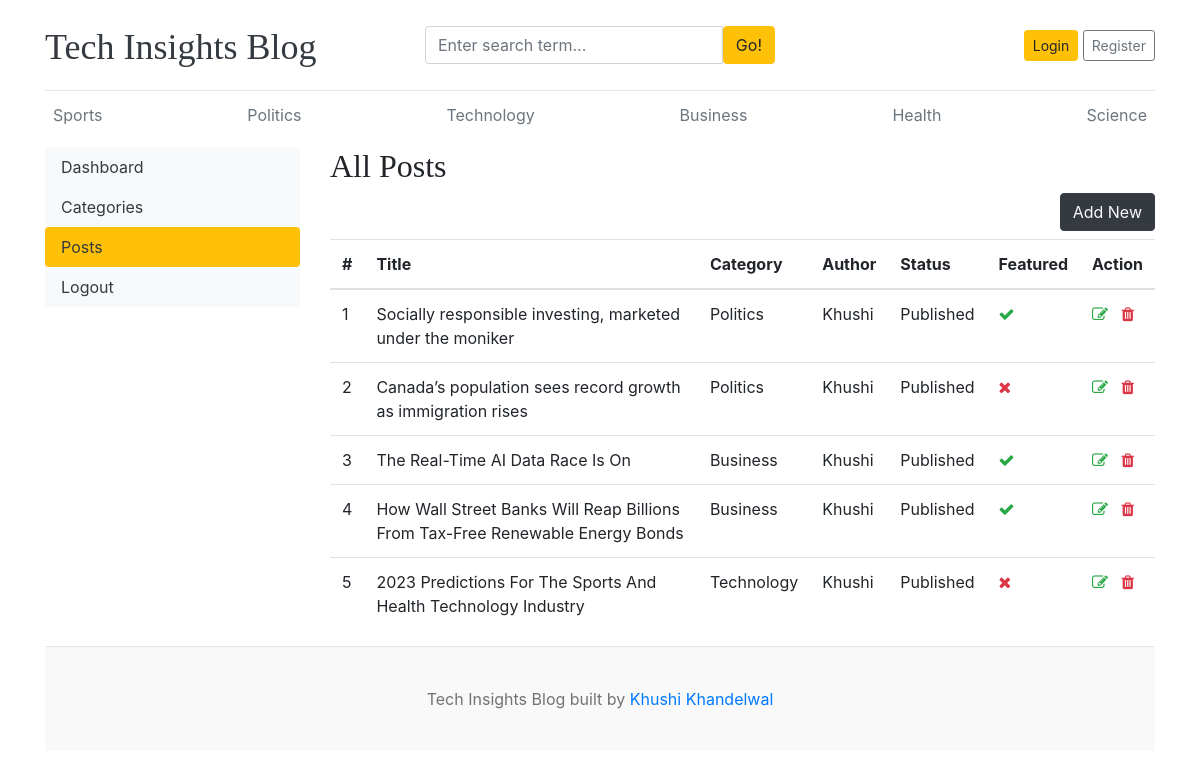
The app's page /dashboard/posts/ with its own data.
### blogs/models.py (models this page shows, shortened)
class Category(models.Model):
    category_name = models.CharField(max_length=50, unique=True)
    created_at = models.DateTimeField(auto_now_add=True)
    updated_at = models.DateTimeField(auto_now=True)
    class Meta:
        verbose_name_plural = 'categories'
    def __str__(self):
        return self.category_name

class Blog(models.Model):
    title = models.CharField(max_length=100)
    slug = models.SlugField(max_length=150, unique=True, blank=True)
    category = models.ForeignKey(Category, on_delete=models.CASCADE)
    author = models.ForeignKey(User, on_delete=models.CASCADE)
    featured_image = models.ImageField(upload_to='uploads/%Y/%m/%d')
    short_description = models.TextField(max_length=500)
    blog_body = models.TextField(max_length=2000)
    status = models.CharField(max_length=20, choices=STATUS_CHOICES, default="Draft")
    is_featured = models.BooleanField(default=False)
    created_at = models.DateTimeField(auto_now_add=True)
    updated_at = models.DateTimeField(auto_now=True)

### dashboards/views.py (the view)
# urls.py: path('posts/', views.posts, name='posts'),
def posts(request):
    posts = Blog.objects.all()
    context = {
        'posts': posts,
    }
    return render(request, 'dashboard/posts.html', context)

### blogs/context_processors.py (called while the page is built)
def get_categories(request):
    categories = Category.objects.all()
    return dict(categories=categories)

def get_social_links(request):
    social_links = SocialLink.objects.all()
    return dict(social_links=social_links)

### templates/dashboard/posts.html (shortened to what this page needs)
{% extends 'base.html' %}
{% block content %}
<div class="row">
    {% include 'dashboard/sidebar.html' %}
    <div class="col-md-9">
        <h2>All Posts</h2>
        <a href="{% url 'add_post' %}" class="btn btn-dark text-light float-right mb-2">Add New</a>
        <table class="table table-hover">
            <thead>
              <tr>
                <th>#</th>
                <th>Title</th>
                <th>Category</th>
                <th>Author</th>
                <th>Status</th>
                <th>Featured</th>
                <th>Action</th>
              </tr>
            </thead>
            <tbody>
            {% for post in posts %}
              <tr>
                <td>{{ forloop.counter }}</td>
                <td>{{ post.title }}</td>
                <td>{{ post.category }}</td>
                <td>{{ post.author }}</td>
                <td>{{ post.status }}</td>
                <td>{% if post.is_featured %}<i class="fa fa-check text-success"></i>{% else %}<i class="fa fa-times text-danger"></i>{% endif %}</td>
                <td>
                    <a href="{% url 'edit_post' post.id %}"><i class="fa fa-edit text-success"></i></a>
                    <a href="{% url 'delete_post' post.id %}"><i class="fa fa-trash text-danger"></i></a>
                </td>
              </tr>
            {% endfor %}
            </tbody>
          </table>
    </div>
</div>
{% endblock %}

### templates/base.html (shortened to what this page needs)
{% load static %}
<!DOCTYPE html>
<html lang="en">
<head>
    <link href="https://getbootstrap.com/docs/4.0/dist/css/bootstrap.min.css" rel="stylesheet">
    <link href="{% static 'css/blog.css' %}" rel="stylesheet">
    <link rel="stylesheet" href="https://cdnjs.cloudflare.com/ajax/libs/font-awesome/4.7.0/css/font-awesome.min.css">
  </head>
<body>
    <div class="container">
      <header class="blog-header py-3">
        <div class="row flex-nowrap justify-content-between align-items-center">
          <div class="col-4 pt-1">
            <a class="blog-header-logo text-dark" href="/">Tech Insights Blog</a>
          </div>
          <div class="col-4">
            <form action="{% url 'search' %}" method="GET">
              <div class="input-group">
                <input class="form-control" type="text" name="keyword" value="{{ keyword }}" placeholder="Enter search term..." aria-label="Enter search term..." aria-describedby="button-search" />
                <button type="submit" class="btn btn-warning" id="button-search" type="button">Go!</button>
            </div>
            </form>
          </div>
          <div class="col-4 d-flex justify-content-end align-items-center">
            {% if not user.is_authenticated %}
            <a class="btn btn-sm btn-warning" href="{% url 'login' %}">Login</a> &nbsp;
            <a class="btn btn-sm btn-outline-secondary" href="{% url 'register' %}">Register</a>
            {% else %}
            <span><a href="{% url 'dashboard' %}">Dashboard</a></span>
            &emsp;
            <span><a href="{% url 'logout' %}">Logout</a></span>
            {% endif %}
          </div>
        </div>
      </header>
      <div class="nav-scroller py-1 mb-2">
        <nav class="nav d-flex justify-content-between">
          {% for cat in categories %}
          <a class="p-2 text-muted" href="{% url 'posts_by_category' cat.id %}">{{ cat.category_name }}</a>
          {% endfor %}
        </nav>
      </div>
{% block content %}
{% endblock %}
<footer class="blog-footer">
    <p>Tech Insights Blog built by <a href="#">Khushi Khandelwal</a></p>
  </footer>
  </body>
  </html>

### blog_main/static/css/blog.css (style rules this page uses)
.blog-header { border-bottom: 1px solid #e5e5e5; }
.blog-header-logo { font-family: "Playfair Display", Georgia, "Times New Roman", serif; font-size: 2.25rem; }
h1, h2, h3, h4, h5, h6 { font-family: "Playfair Display", Georgia, "Times New Roman", serif; }
.blog-footer { padding: 2.5rem 0; color: #727272; text-align: center; background-color: #f9f9f9; border-top: .05rem solid #e5e5e5; }
.blog-footer p:last-child { margin-bottom: 0; }

### records on screen
Category: category_name "Sports"
Category: category_name "Politics"
Category: category_name "Technology"
Category: category_name "Business"
Category: category_name "Health"
Category: category_name "Science"
Blog: title "Socially responsible investing, marketed under the moniker", category "Politics", author "Khushi", status "Published", is_featured True (drawn)
Blog: title "Canada’s population sees record growth as immigration rises", category "Politics", author "Khushi", status "Published", is_featured False (drawn)
Blog: title "The Real-Time AI Data Race Is On", category "Business", author "Khushi", status "Published", is_featured True (drawn)
Blog: title "How Wall Street Banks Will Reap Billions From Tax-Free Renewable Energy Bonds", category "Business", author "Khushi", status "Published", is_featured True (drawn)
Blog: title "2023 Predictions For The Sports And Health Technology Industry", category "Technology", author "Khushi", status "Published", is_featured False (drawn)
